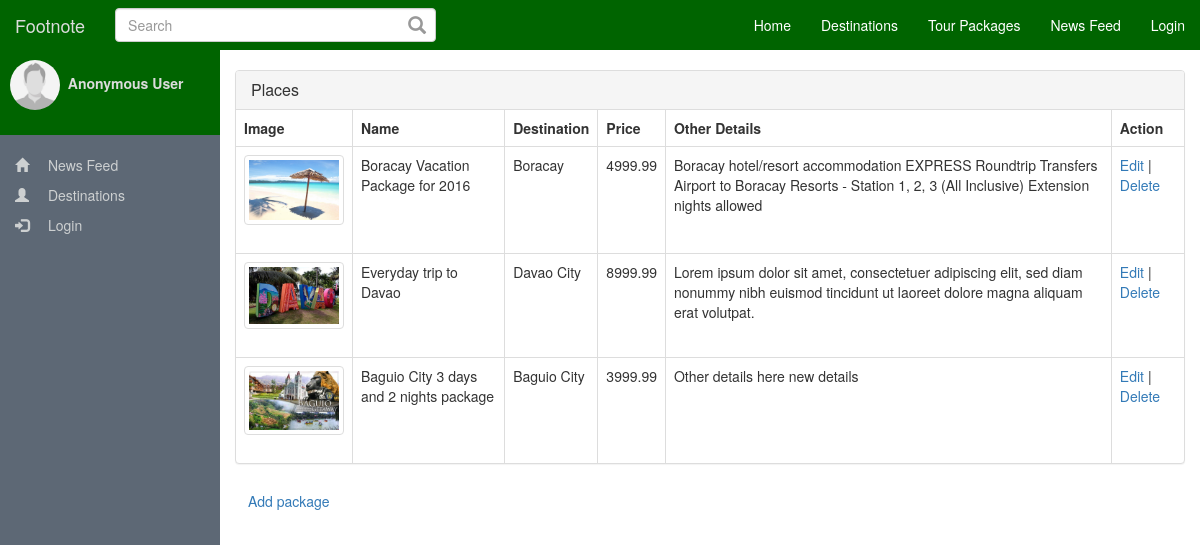
The page /packages.php on the database its author committed.
### tables this page shows
CREATE TABLE `packages` (
  `package_id` int(11) NOT NULL,
  `place_id` int(11) NOT NULL,
  `package_name` varchar(250) NOT NULL,
  `package_price` double NOT NULL,
  `package_days` int(11) NOT NULL,
  `package_details` text NOT NULL,
  `package_person` int(11) NOT NULL DEFAULT '1',
  `package_accomodation` text NOT NULL,
  `package_transportation` text NOT NULL,
  `package_created` datetime NOT NULL DEFAULT CURRENT_TIMESTAMP
);

CREATE TABLE `places` (
  `place_id` int(11) NOT NULL,
  `place_name` varchar(250) NOT NULL,
  `place_address` varchar(250) NOT NULL,
  `place_details` text NOT NULL,
  `place_image` varchar(250) NOT NULL,
  `gallery_id` int(11) NOT NULL
);

### config.php (called while the page is built)
<?php
$config['db']['host']     = 'localhost' ;
$config['db']['user']     = 'root' ;
$config['db']['password'] = '' ;
$config['db']['db']       = 'db_footnote' ;
$config['url']['base_path'] = '/fn';
$config['url']['site'] = 'http://localhost';
$config['url']['root'] = realpath(dirname(__FILE__));
$config['url']['profile_pic'] = $config['url']['base_path'].'/assets/images/uploads/profiles';
$config['url']['post_pic'] = $config['url']['base_path'].'/assets/images/uploads/posts';
$config['url']['places'] = $config['url']['base_path'].'/assets/images/uploads/places';
$config['url']['gallery'] = $config['url']['base_path'].'/assets/images/uploads/galleries';
$config['var']['hash_password'] = '^#$4%9f+1^p9)M@4M)V$';
$config['var']['default_profile_pic'] = '1476196571_18_41b586905e6233e72b076191f8bf9512.png';
$config['var']['anonymous_id'] = '45';
$config['post']['post_per_page'] = 5;

### class/class.db.php (called while the page is built, shortened)
<?php
class DB {
    private $pdo;
    private $sQuery;
    private function Connect()
    {
        $dsn = "mysql:dbname={$this->db};host={$this->host}";
        try {
            $this->pdo = new PDO($dsn, $this->user, $this->password, array(
                PDO::MYSQL_ATTR_INIT_COMMAND => "SET NAMES utf8"
            ));
            $this->pdo->setAttribute(PDO::ATTR_ERRMODE, PDO::ERRMODE_EXCEPTION);
            $this->pdo->setAttribute(PDO::ATTR_EMULATE_PREPARES, false);
            $this->bConnected = true;
        } catch (PDOException $e) {
            echo $this->ExceptionLog($e->getMessage());
            die();
        }
    }
    private function Init($query, $parameters = "")
    {
        try {
            $this->sQuery = $this->pdo->prepare($query);
            $this->sQuery->execute();
        }
        catch (PDOException $e) {
            echo $this->ExceptionLog($e->getMessage(), $query);
            die();
        }
    }
    public function rows($query, $params = null, $fetchmode = PDO::FETCH_ASSOC)
    {
        $this->Init($query, $params);
        $result = $this->sQuery->fetchAll($fetchmode);
        return $result;
    }
}
?>

### include/include.admin.packages.php (the view, shortened to what this page needs)
<?php
$db = new DB;
$sql =  "SELECT ";
$sql .= "p.package_id, ";
$sql .= "p.package_name, ";
$sql .= "p.place_id, ";
$sql .= "p.package_price, ";
$sql .= "p.package_details, ";
$sql .= "g.place_image, ";
$sql .= "g.place_name  ";
$sql .= "FROM ";
$sql .= "`packages` as p ";
$sql .= "LEFT JOIN ";
$sql .= "`places` as g ";
$sql .= "ON ";
$sql .= "g.place_id = p.place_id ";
$packages = $db->rows($sql);
?>
<div class="row-offcanvas row-offcanvas-left">
    <div id="sidebar" class="sidebar-offcanvas">
        <?php include_once 'include/include.side.bar.php'; ?>
    </div>
    <div id="main">
        <div class="col-md-12">
            <div class="admin-page">
                <div class="panel panel-default">
                    <div class="panel-heading">
                        <h3 class="panel-title">Places</h3>
                    </div>
                    <table class="table table-bordered">
                    	<thead>
                    		<tr>
                    			<th>Image</th>
                    			<th>Name</th>
                    			<th>Destination</th>
                                <th>Price</th>
                    			<th>Other Details</th>
                    			<th>Action</th>
                    		</tr>
                    	</thead>
                    	<tbody>
                    	<?php foreach($packages as $package): ?>
                    		<tr>
                    			<td>
                    				<img src="<?=$config['url']['places']?>/<?=$package['place_image']?>" class="thumbnail" style="max-width: 100px;" data-action="zoom" />
                    			</td>
                    			<td>
                    				<?=$package['package_name']?>
                    			</td>
                    			<td>
                    				<?=$package['place_name']?>
                    			</td>
                    			<td>
                    				<?=$package['package_price']?>
                    			</td>
                    			<td>
                    				<?=$package['package_details']?>
                    			</td>
                    			<td>
                    				<a href="<?=$config['url']['base_path']?>/packages.php?action=edit&package_id=<?=$package['package_id']?>" >Edit</a> | <a href="" data-action="delete-package" data-package-id="<?=$package['package_id']?>">Delete</a>
                    			</td>
                    		</tr>
                    	<?php endforeach;?>
                    	</tbody>
                    </table>
                </div>
                <a href="<?=$config['url']['base_path']?>/packages.php?action=add" class="btn btn-sucess">Add package</a>
            </div>
        </div>
    </div>
</div>

### assets/css/footnote.css (style rules this page uses)
body,html { min-height: 100%; }
body, html, .row-offcanvas { height: 100%; }
.row-offcanvas { padding-top: 50px; }
#sidebar { width: inherit; min-width: 220px; max-width: 220px; background-color: #5d6875; float: left; height: 100%; position: relative; overflow-y: auto; overflow-x: hidden; }
#main { height: 100%; overflow: auto; }
img[data-action="zoom"] { cursor: pointer; cursor: -webkit-zoom-in; cursor: -moz-zoom-in; }
.admin-page { margin-top: 20px; }

### rows shown on the page
packages: place.place_image (picture), package_name "Boracay Vacation Package for 2016", place.place_name "Boracay", package_price "4999.99", package_details "Boracay hotel/resort accommodation EXPRESS Roundtrip Transfers Airport to Boracay Resorts - Station 1, 2, 3 (All Inclusive) Extension nights allowed"
packages: place.place_image (picture), package_name "Everyday trip to Davao", place.place_name "Davao City", package_price "8999.99", package_details "Lorem ipsum dolor sit amet, consectetuer adipiscing elit, sed diam nonummy nibh euismod tincidunt ut laoreet dolore magna aliquam erat volutpat."
packages: place.place_image (picture), package_name "Baguio City 3 days and 2 nights package", place.place_name "Baguio City", package_price "3999.99", package_details "Other details here new details"

### other values the page prints
$name "Anonymous User"
